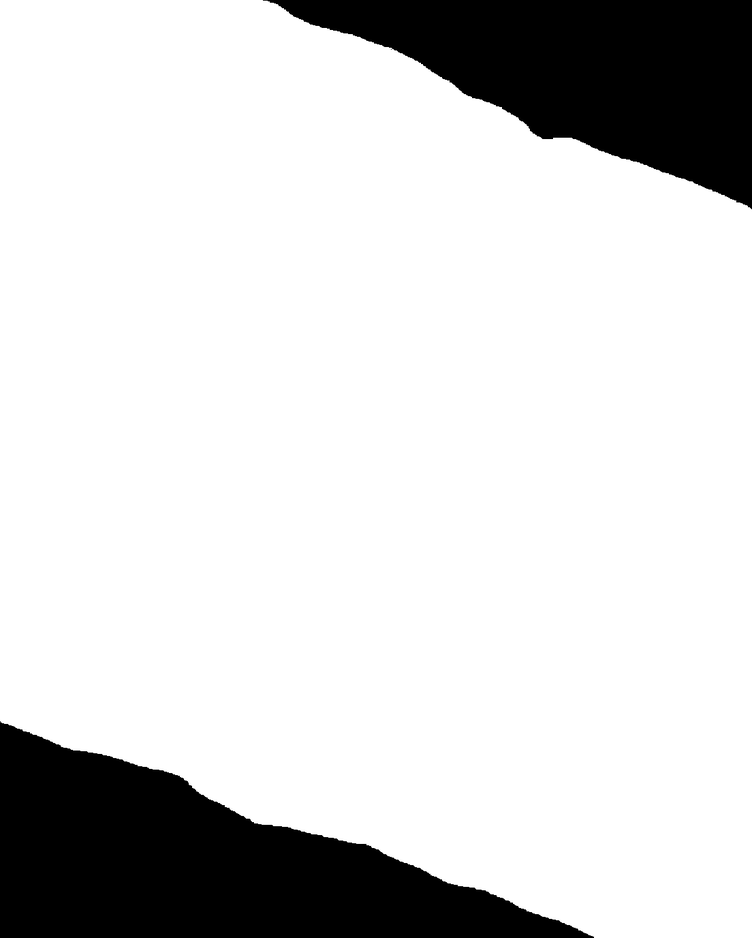
#> input picture data/Neuron/ROI/1352-P50-2A_C1.png, 752 x 938 px, shrunk from 1104 x 1376 before the run
$ python -i detect_neurons.py   (imports and definitions only)   (older library calls are emulated)
#> lines starting #> are read from the running program, lines starting #| are printed output that depends on the picture; after the words box and inside, x2 and y2 are one past the last pixel; in counts of white or black regions, pixels touching at a corner belong together
'''Detect neurons and calculate their density as a function of distance to surface'''

import numpy as np
import matplotlib.pyplot as plt
import PIL as pil
import os
from igraph import Graph
import natsort
import scipy.ndimage as ndi
from scipy.interpolate import splprep, splev, spalde
import skimage
from skimage.feature import blob_log
import cv2
import json

def getFiles(inFolder, batchName):

    forbiddenFolders = []

    if os.name=='nt':
        if inFolder[-1]!='\\':
            if inFolder[-1]=='/':
                properInFolder = inFolder[:-1] + '\\'
                inFolder = inFolder[:-1] + '/'
            else:
                properInFolder = inFolder + '\\'
                inFolder = inFolder + '/'
    else:
        properInFolder = inFolder

    foldersTree = Graph(directed=True)
    foldersTree.add_vertex(name=batchName, fullName=batchName+'/', isFile=0)
    nameMap = {batchName:0}
    dataTree = os.walk(properInFolder+batchName)
    k = 1
    for fullPfolder, folders, files in dataTree:
        if os.name=='nt':
            Pfolder = fullPfolder.split('\\')[-1]
        else:
            Pfolder = fullPfolder.split('/')[-1]
        if Pfolder not in forbiddenFolders:
            sortedFiles = natsort.natsorted(files)
            sortedFolders = natsort.natsorted(folders)
            for file in sortedFiles:
                foldersTree.add_vertex(name=file, fullName=foldersTree.vs[nameMap[Pfolder]]['fullName']+file, isFile=1)
                nameMap[file] = k
                k += 1
                foldersTree.add_edge(nameMap[Pfolder], nameMap[file])
            for folder in sortedFolders:
                if folder not in forbiddenFolders:
                    foldersTree.add_vertex(name=folder, fullName=foldersTree.vs[nameMap[Pfolder]]['fullName']+folder+'/', isFile=0)
                    nameMap[folder] = k
                    k += 1
                    foldersTree.add_edge(nameMap[Pfolder], nameMap[folder])

    files = foldersTree.vs.select(isFile_eq=1)['fullName']

    return foldersTree, files

def find_background_comps(img_ROI_inv):
    '''Detect bachground of image (everything outside the tissue)'''

    img_lab, num_comp = ndi.label(img_ROI_inv)
    tam_comp = ndi.sum(img_ROI_inv, img_lab, range(1, num_comp+1))
    k = np.argsort(tam_comp)[-2:]
    ROI_inv_comp1 = img_lab==k[0]+1
    ROI_inv_comp2 = img_lab==k[1]+1
    cm1 = ndi.center_of_mass(ROI_inv_comp1)
    cm2 = ndi.center_of_mass(ROI_inv_comp2)
    dist1 = np.sqrt(cm1[0]**2+cm1[1]**2)
    dist2 = np.sqrt(cm2[0]**2+cm2[1]**2)
    if dist1<dist2:
        surf_comp = ROI_inv_comp1
        deep_comp = ROI_inv_comp2
    else:
        surf_comp = ROI_inv_comp2
        deep_comp = ROI_inv_comp1

    return surf_comp, deep_comp

# [52 lines left out: functions open_images, get_file_key, not called in this run]

def find_surface_cont(surf_comp):
    '''Find contour of the surface of the cortex'''

    _, contours, _ = cv2.findContours(surf_comp.astype(np.uint8), mode=cv2.RETR_EXTERNAL, method=cv2.CHAIN_APPROX_NONE)
    contour = contours[0][:,0]
    surface_cont = []
    for point in contour:
        if point[0]>0 and point[1]>0 and point[0]<surf_comp.shape[1]-1 and point[1]<surf_comp.shape[0]-1:
            surface_cont.append(point)
    surface_cont = np.array(surface_cont)

    return surface_cont

# [51 lines left out: functions get_point_info, get_normal_line, not called in this run]

def get_quantification_ROI(img_ROI, s_factor=10, frac_rem=0.2, plot=False, debug=False):
    '''Get ROI for quantification. Defined by the surface of the cortex and the maximal cortical depth and,
       at the borders, the normals to the cortical surface.'''

    img_ROI_inv = np.logical_not(img_ROI)
    surf_comp, deep_comp = find_background_comps(img_ROI_inv)

    # Fit spline to surface
    surface_cont = find_surface_cont(surf_comp)
    tck, u = splprep([surface_cont[:,0], surface_cont[:,1]], s=s_factor*surface_cont.shape[0])

    ## Draw lines defined by normals
    # Get normals
    img_del = np.zeros_like(img_ROI)
    rr0, cc0 = get_normal_line(frac_rem, tck, img_ROI.shape)
    img_del[rr0,cc0] = 1
    rr1, cc1 = get_normal_line(1-frac_rem, tck, img_ROI.shape)
    img_del[rr1,cc1] = 1

    # Find component inside lines
    middle_point = np.mean(surface_cont, axis=0)[::-1]

    middle_point = (int(middle_point[0]), int(middle_point[1]))

    img_lab, num_comp = ndi.label(np.logical_not(img_del))
    img_ROI_quant = img_lab == img_lab[middle_point[0], middle_point[1]]
    img_ROI_quant = img_ROI_quant*img_ROI


    # Plot one of the normals
    if plot:
        new_points = splev(u, tck)
        p0, _, n0 = get_point_info(frac_rem, tck)

        plt.figure()
        plt.subplot(2, 2, 1, aspect='equal')
        plt.plot(surface_cont[:,0], surf_comp.shape[0]-surface_cont[:,1], '-o')
        plt.subplot(2, 2, 2, aspect='equal')
        plt.plot(new_points[0], surf_comp.shape[0]-new_points[1], '-o')
        plt.plot(p0[0], surf_comp.shape[0]-p0[1], 'o')
        plt.plot(p0[0]+50*n0[0], surf_comp.shape[0]-(p0[1]+50*n0[1]), 'o')
        plt.subplot(2, 2, 3)
        plt.imshow(img_ROI_quant)
        plt.subplot(2, 2, 4)
        plt.imshow(img_del)

    return img_ROI_quant, surf_comp

# [156 lines left out: functions detect_nuclei, mark_nuclei_centers, get_shell, plot_nuclei_centers, plot_contours, plot_marks and 1 more, not called in this run]


data_folder = '../data/Neuron/Original/'
ROI_folder = '../data/Neuron/ROI/'
out_folder = '../data/Neuron/'
batch_name = 'Neuronal density quantifications'
# 0 means NeuN (large oval-shaped neurons) are in first channel, 1 means that TBR1 (small, round neurons)
# are in first channel
channel_order = [[["Conditional mutants", "P50 females"], 0], [["Conditional mutants", "P50 males"], 0],
                 [["P50 (females)"], 0], [["P14 (males)"], 1], [["P50 (males)"], 1], [["P0"], 1],
                 [["P14 females"], 0]]
# [1 line that did not run here, left out]
# [1 line that did not run here, left out]

scale = 0.908            # microns/px
shell_width_um = 50      # microns
log_threshold_c2 = 0.06


shell_width = shell_width_um/scale

fig1 = plt.figure(figsize=[9,5])
# [2 lines not run here, left out]
fig2 = plt.figure(figsize=[9,5])
# [2 lines not run here, left out]

nuc_density_all = {'info':{'scale':scale, 'shell_width_um':shell_width_um}}
# [54 lines not run here, left out]

>>> import cv2
>>> picture = cv2.imread('../data/Neuron/ROI/1352-P50-2A_C1.png')
#> picture is the input picture: shape (938, 752, 3); min 0, max 255, mean 212.2
>>> result = get_quantification_ROI(picture)
#> in get_quantification_ROI, `img_ROI_inv = np.logical_not(img_ROI)`:
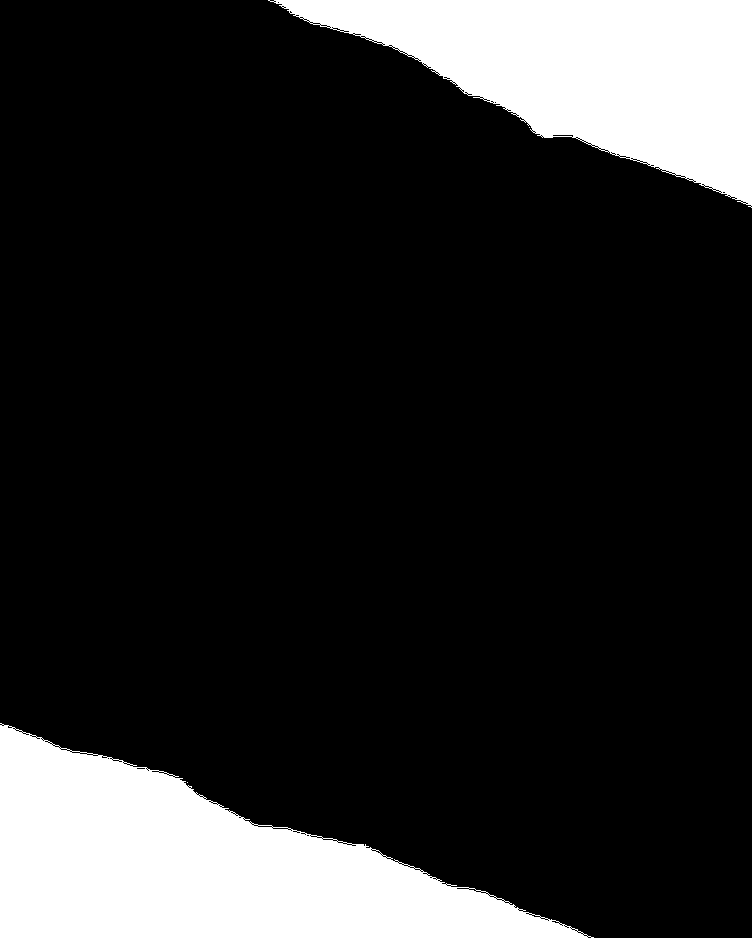
#> img_ROI_inv: shape (938, 752, 3) bool; 16.5% white; 4 white regions (2 under 20 px), largest, box (x1, y1, x2, y2) and area: (0, 723, 594, 938) 65048, (268, 0, 752, 208) 51523
#> in find_background_comps, `img_lab, num_comp = ndi.label(img_ROI_inv)`:
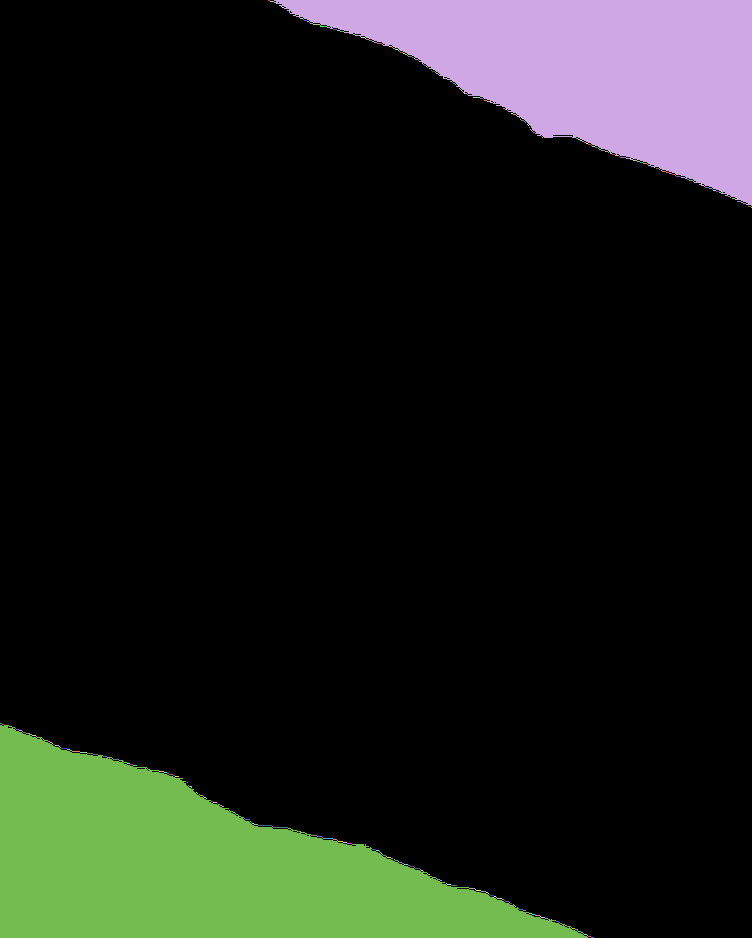
#> img_lab: shape (938, 752, 3) int32; 279 distinct labels, from 0 to 278; one colour per label, 0 black
#> in find_background_comps, `img_lab, num_comp = ndi.label(img_ROI_inv)`: num_comp = 278
#> in find_background_comps, `tam_comp = ndi.sum(img_ROI_inv, img_lab, range(1, num_comp+1))`: tam_comp = 278 values, max 193917 at index 133, min 3 at index 5, mean 1258
#> in find_background_comps, `k = np.argsort(tam_comp)[-2:]`: k = [1, 133]
#> in find_background_comps, `ROI_inv_comp1 = img_lab==k[0]+1`:
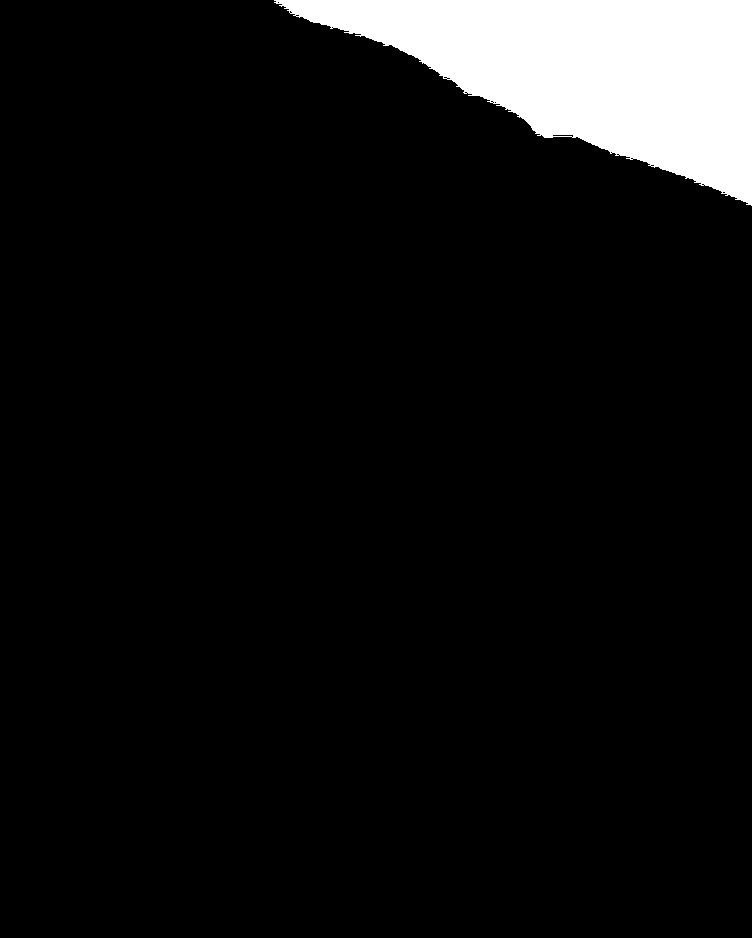
#> ROI_inv_comp1: shape (938, 752, 3) bool; 7.3% white; 1 white region, box (x1, y1, x2, y2) and area: (274, 0, 752, 206) 51228
#> in find_background_comps, `ROI_inv_comp2 = img_lab==k[1]+1`:
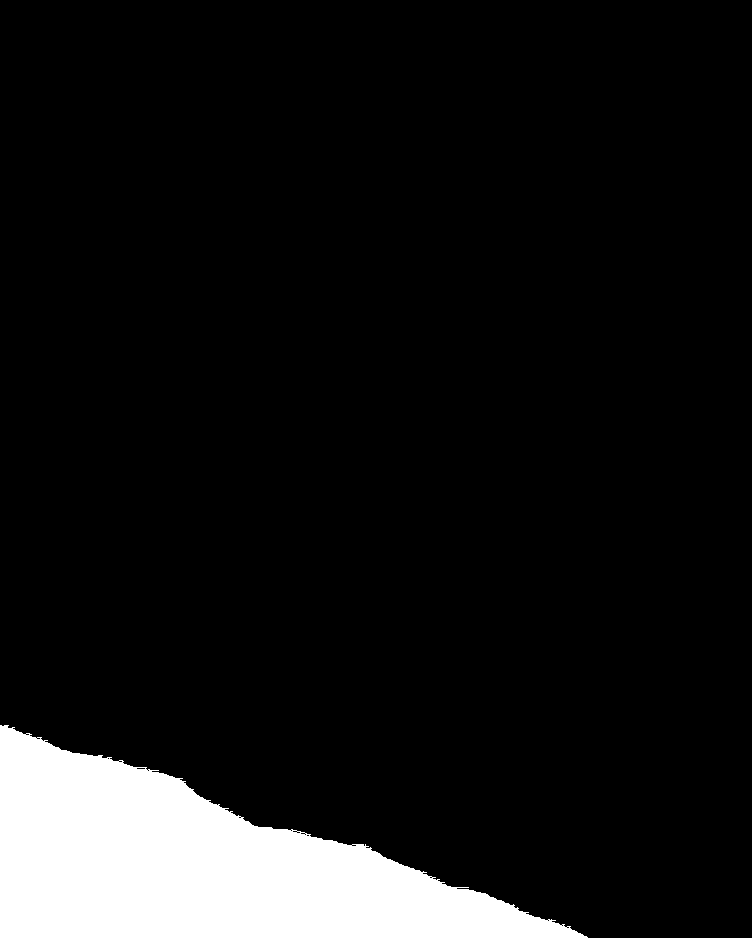
#> ROI_inv_comp2: shape (938, 752, 3) bool; 9.2% white; 1 white region, box (x1, y1, x2, y2) and area: (0, 725, 588, 938) 64639
#> in find_background_comps, `cm1 = ndi.center_of_mass(ROI_inv_comp1)`: cm1 = (69.92, 589.5, 1)
#> in find_background_comps, `cm2 = ndi.center_of_mass(ROI_inv_comp2)`: cm2 = (865.7, 199.8, 1)
#> in find_background_comps, `dist1 = np.sqrt(cm1[0]**2+cm1[1]**2)`: dist1 = 593.6
#> in find_background_comps, `dist2 = np.sqrt(cm2[0]**2+cm2[1]**2)`: dist2 = 888.5
#> (the run stopped early here; a loop or call above may not have finished)

$ run again, on data/Neuron/ROI/1394-P50-1B_C1.png
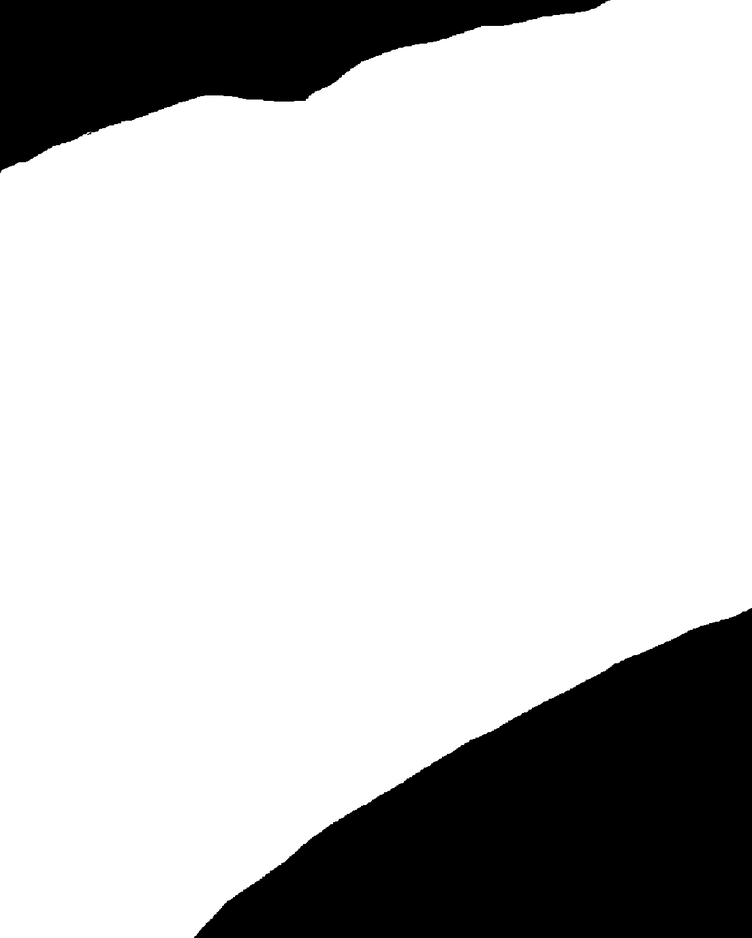
#> input picture data/Neuron/ROI/1394-P50-1B_C1.png, 752 x 938 px, shrunk from 1104 x 1376 before the run
#> picture is the input picture: shape (938, 752, 3); min 0, max 255, mean 199.3
#> img_ROI_inv: shape (938, 752, 3) bool; 21.6% white; 6 white regions (4 under 20 px), largest, box (x1, y1, x2, y2) and area: (195, 609, 752, 938) 104365, (0, 0, 607, 171) 47720
#> in find_background_comps, `img_lab, num_comp = ndi.label(img_ROI_inv)`:
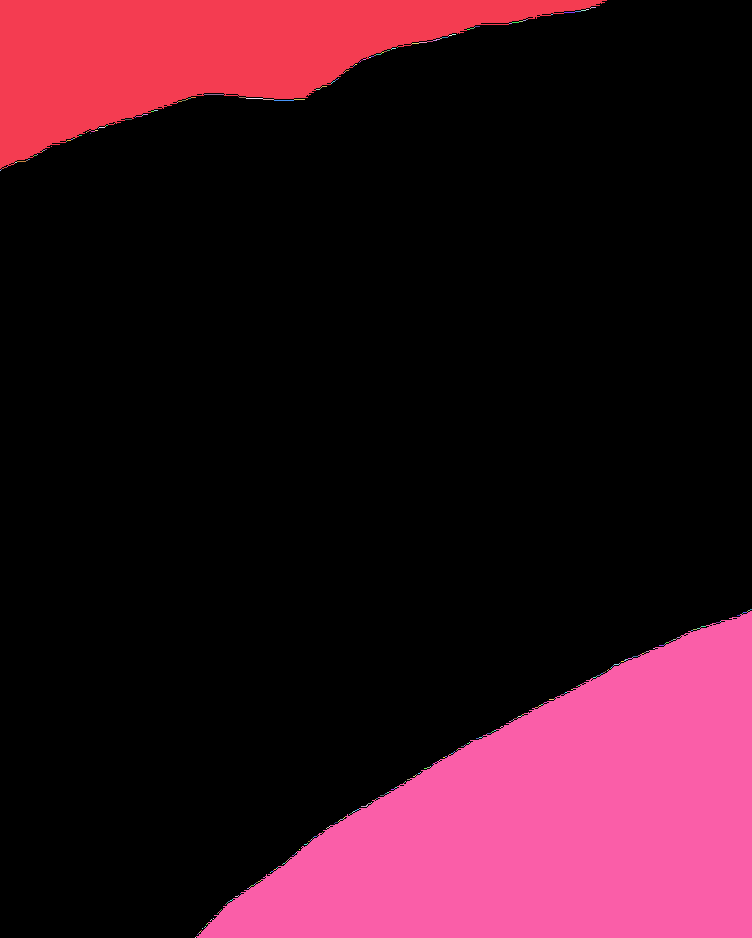
#> img_lab: shape (938, 752, 3) int32; 318 distinct labels, from 0 to 317; one colour per label, 0 black
#> num_comp = 317
#> tam_comp = 317 values, max 312018 at index 116, min 3 at index 2, mean 1439.3
#> k = [0, 116]
#> ROI_inv_comp1: shape (938, 752, 3) bool; 6.7% white; 1 white region, box (x1, y1, x2, y2) and area: (0, 0, 607, 169) 47341
#> in find_background_comps, `ROI_inv_comp2 = img_lab==k[1]+1`:
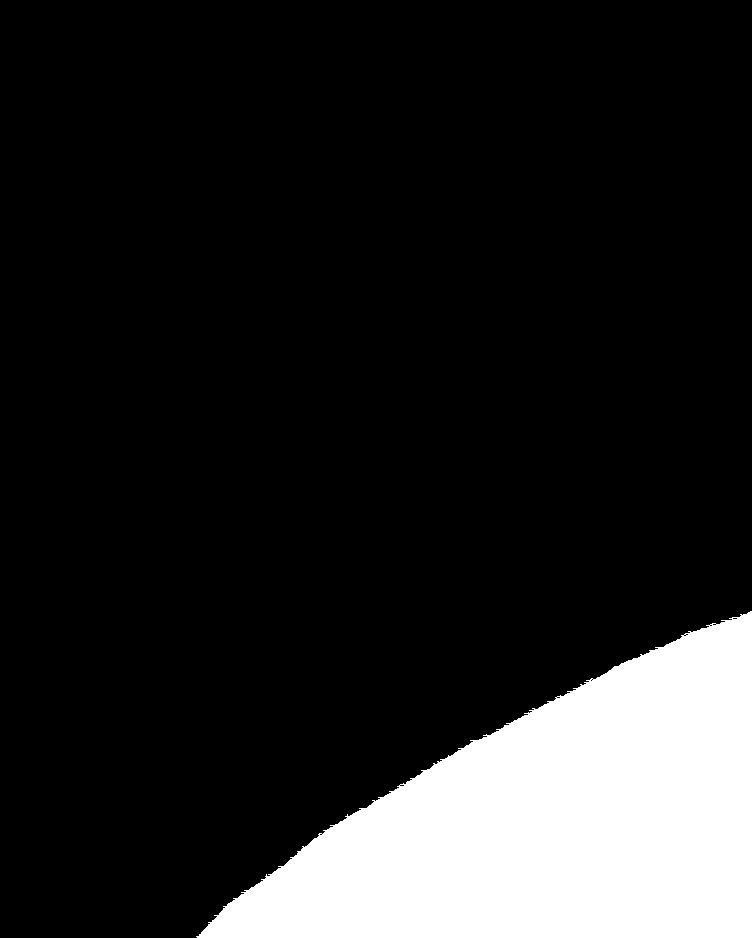
#> ROI_inv_comp2: shape (938, 752, 3) bool; 14.7% white; 1 white region, box (x1, y1, x2, y2) and area: (196, 611, 752, 938) 104006
#> cm1 = (52.52, 199.3, 1)
#> cm2 = (821.1, 552.6, 1)
#> dist1 = 206.1
#> dist2 = 989.7
